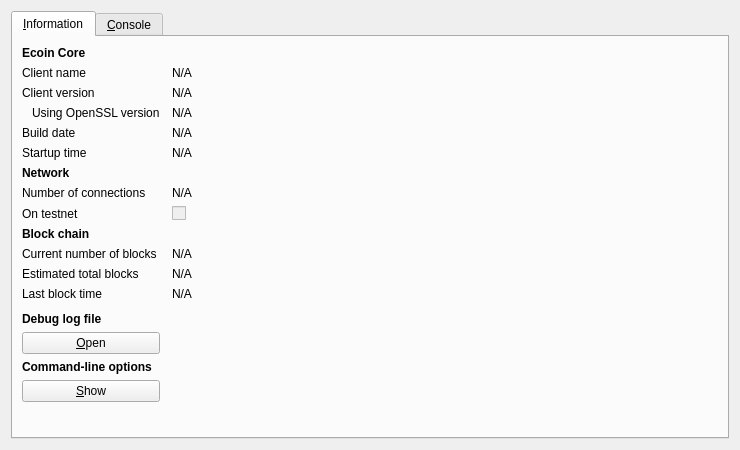
<?xml version="1.0" encoding="UTF-8"?>
<ui version="4.0">
 <class>RPCConsole</class>
 <widget class="QDialog" name="RPCConsole">
  <property name="geometry">
   <rect>
    <x>0</x>
    <y>0</y>
    <width>740</width>
    <height>450</height>
   </rect>
  </property>
  <property name="windowTitle">
   <string>Ecoin - Debug window</string>
  </property>
  <layout class="QVBoxLayout" name="verticalLayout_2">
   <item>
    <widget class="QTabWidget" name="tabWidget">
     <property name="currentIndex">
      <number>0</number>
     </property>
     <widget class="QWidget" name="tab_info">
      <attribute name="title">
       <string>&amp;Information</string>
      </attribute>
      <layout class="QGridLayout" name="gridLayout" columnstretch="0,1">
       <property name="horizontalSpacing">
        <number>12</number>
       </property>
       <item row="0" column="0">
        <widget class="QLabel" name="label_9">
         <property name="font">
          <font>
           <weight>75</weight>
           <bold>true</bold>
          </font>
         </property>
         <property name="text">
          <string>Ecoin Core</string>
         </property>
        </widget>
       </item>
       <item row="1" column="0">
        <widget class="QLabel" name="label_5">
         <property name="text">
          <string>Client name</string>
         </property>
        </widget>
       </item>
       <item row="1" column="1">
        <widget class="QLabel" name="clientName">
         <property name="cursor">
          <cursorShape>IBeamCursor</cursorShape>
         </property>
         <property name="text">
          <string>N/A</string>
         </property>
         <property name="textFormat">
          <enum>Qt::PlainText</enum>
         </property>
         <property name="textInteractionFlags">
          <set>Qt::LinksAccessibleByMouse|Qt::TextSelectableByKeyboard|Qt::TextSelectableByMouse</set>
         </property>
        </widget>
       </item>
       <item row="2" column="0">
        <widget class="QLabel" name="label_6">
         <property name="text">
          <string>Client version</string>
         </property>
        </widget>
       </item>
       <item row="2" column="1">
        <widget class="QLabel" name="clientVersion">
         <property name="cursor">
          <cursorShape>IBeamCursor</cursorShape>
         </property>
         <property name="text">
          <string>N/A</string>
         </property>
         <property name="textFormat">
          <enum>Qt::PlainText</enum>
         </property>
         <property name="textInteractionFlags">
          <set>Qt::LinksAccessibleByMouse|Qt::TextSelectableByKeyboard|Qt::TextSelectableByMouse</set>
         </property>
        </widget>
       </item>
       <item row="3" column="0">
        <widget class="QLabel" name="label_14">
         <property name="text">
          <string>Using OpenSSL version</string>
         </property>
         <property name="indent">
          <number>10</number>
         </property>
        </widget>
       </item>
       <item row="3" column="1">
        <widget class="QLabel" name="openSSLVersion">
         <property name="cursor">
          <cursorShape>IBeamCursor</cursorShape>
         </property>
         <property name="text">
          <string>N/A</string>
         </property>
         <property name="textFormat">
          <enum>Qt::PlainText</enum>
         </property>
         <property name="textInteractionFlags">
          <set>Qt::LinksAccessibleByMouse|Qt::TextSelectableByKeyboard|Qt::TextSelectableByMouse</set>
         </property>
        </widget>
       </item>
       <item row="4" column="0">
        <widget class="QLabel" name="label_12">
         <property name="text">
          <string>Build date</string>
         </property>
        </widget>
       </item>
       <item row="4" column="1">
        <widget class="QLabel" name="buildDate">
         <property name="cursor">
          <cursorShape>IBeamCursor</cursorShape>
         </property>
         <property name="text">
          <string>N/A</string>
         </property>
         <property name="textFormat">
          <enum>Qt::PlainText</enum>
         </property>
         <property name="textInteractionFlags">
          <set>Qt::LinksAccessibleByMouse|Qt::TextSelectableByKeyboard|Qt::TextSelectableByMouse</set>
         </property>
        </widget>
       </item>
       <item row="5" column="0">
        <widget class="QLabel" name="label_13">
         <property name="text">
          <string>Startup time</string>
         </property>
        </widget>
       </item>
       <item row="5" column="1">
        <widget class="QLabel" name="startupTime">
         <property name="cursor">
          <cursorShape>IBeamCursor</cursorShape>
         </property>
         <property name="text">
          <string>N/A</string>
         </property>
         <property name="textFormat">
          <enum>Qt::PlainText</enum>
         </property>
         <property name="textInteractionFlags">
          <set>Qt::LinksAccessibleByMouse|Qt::TextSelectableByKeyboard|Qt::TextSelectableByMouse</set>
         </property>
        </widget>
       </item>
       <item row="6" column="0">
        <widget class="QLabel" name="label_11">
         <property name="font">
          <font>
           <weight>75</weight>
           <bold>true</bold>
          </font>
         </property>
         <property name="text">
          <string>Network</string>
         </property>
        </widget>
       </item>
       <item row="7" column="0">
        <widget class="QLabel" name="label_7">
         <property name="text">
          <string>Number of connections</string>
         </property>
        </widget>
       </item>
       <item row="7" column="1">
        <widget class="QLabel" name="numberOfConnections">
         <property name="cursor">
          <cursorShape>IBeamCursor</cursorShape>
         </property>
         <property name="text">
          <string>N/A</string>
         </property>
         <property name="textFormat">
          <enum>Qt::PlainText</enum>
         </property>
         <property name="textInteractionFlags">
          <set>Qt::LinksAccessibleByMouse|Qt::TextSelectableByKeyboard|Qt::TextSelectableByMouse</set>
         </property>
        </widget>
       </item>
       <item row="8" column="0">
        <widget class="QLabel" name="label_8">
         <property name="text">
          <string>On testnet</string>
         </property>
        </widget>
       </item>
       <item row="8" column="1">
        <widget class="QCheckBox" name="isTestNet">
         <property name="enabled">
          <bool>false</bool>
         </property>
         <property name="text">
          <string/>
         </property>
        </widget>
       </item>
       <item row="9" column="0">
        <widget class="QLabel" name="label_10">
         <property name="font">
          <font>
           <weight>75</weight>
           <bold>true</bold>
          </font>
         </property>
         <property name="text">
          <string>Block chain</string>
         </property>
        </widget>
       </item>
       <item row="10" column="0">
        <widget class="QLabel" name="label_3">
         <property name="text">
          <string>Current number of blocks</string>
         </property>
        </widget>
       </item>
       <item row="10" column="1">
        <widget class="QLabel" name="numberOfBlocks">
         <property name="cursor">
          <cursorShape>IBeamCursor</cursorShape>
         </property>
         <property name="text">
          <string>N/A</string>
         </property>
         <property name="textFormat">
          <enum>Qt::PlainText</enum>
         </property>
         <property name="textInteractionFlags">
          <set>Qt::LinksAccessibleByMouse|Qt::TextSelectableByKeyboard|Qt::TextSelectableByMouse</set>
         </property>
        </widget>
       </item>
       <item row="11" column="0">
        <widget class="QLabel" name="label_4">
         <property name="text">
          <string>Estimated total blocks</string>
         </property>
        </widget>
       </item>
       <item row="11" column="1">
        <widget class="QLabel" name="totalBlocks">
         <property name="cursor">
          <cursorShape>IBeamCursor</cursorShape>
         </property>
         <property name="text">
          <string>N/A</string>
         </property>
         <property name="textFormat">
          <enum>Qt::PlainText</enum>
         </property>
         <property name="textInteractionFlags">
          <set>Qt::LinksAccessibleByMouse|Qt::TextSelectableByKeyboard|Qt::TextSelectableByMouse</set>
         </property>
        </widget>
       </item>
       <item row="12" column="0">
        <widget class="QLabel" name="label_2">
         <property name="text">
          <string>Last block time</string>
         </property>
        </widget>
       </item>
       <item row="12" column="1">
        <widget class="QLabel" name="lastBlockTime">
         <property name="cursor">
          <cursorShape>IBeamCursor</cursorShape>
         </property>
         <property name="text">
          <string>N/A</string>
         </property>
         <property name="textFormat">
          <enum>Qt::PlainText</enum>
         </property>
         <property name="textInteractionFlags">
          <set>Qt::LinksAccessibleByMouse|Qt::TextSelectableByKeyboard|Qt::TextSelectableByMouse</set>
         </property>
        </widget>
       </item>
       <item row="13" column="0">
        <spacer name="verticalSpacer_2">
         <property name="orientation">
          <enum>Qt::Vertical</enum>
         </property>
         <property name="sizeHint" stdset="0">
          <size>
           <width>20</width>
           <height>20</height>
          </size>
         </property>
        </spacer>
       </item>
       <item row="14" column="0">
        <widget class="QLabel" name="labelDebugLogfile">
         <property name="font">
          <font>
           <weight>75</weight>
           <bold>true</bold>
          </font>
         </property>
         <property name="text">
          <string>Debug log file</string>
         </property>
        </widget>
       </item>
       <item row="15" column="0">
        <widget class="QPushButton" name="openDebugLogfileButton">
         <property name="toolTip">
          <string>Open the Ecoin debug log file from the current data directory. This can take a few seconds for large log files.</string>
         </property>
         <property name="text">
          <string>&amp;Open</string>
         </property>
         <property name="autoDefault">
          <bool>false</bool>
         </property>
        </widget>
       </item>
       <item row="16" column="0">
        <widget class="QLabel" name="labelCLOptions">
         <property name="font">
          <font>
           <weight>75</weight>
           <bold>true</bold>
          </font>
         </property>
         <property name="text">
          <string>Command-line options</string>
         </property>
        </widget>
       </item>
       <item row="17" column="0">
        <widget class="QPushButton" name="showCLOptionsButton">
         <property name="toolTip">
          <string>Show the Ecoin-Qt help message to get a list with possible Ecoin command-line options.</string>
         </property>
         <property name="text">
          <string>&amp;Show</string>
         </property>
         <property name="autoDefault">
          <bool>false</bool>
         </property>
        </widget>
       </item>
       <item row="18" column="0">
        <spacer name="verticalSpacer">
         <property name="orientation">
          <enum>Qt::Vertical</enum>
         </property>
         <property name="sizeHint" stdset="0">
          <size>
           <width>20</width>
           <height>40</height>
          </size>
         </property>
        </spacer>
       </item>
      </layout>
     </widget>
     <widget class="QWidget" name="tab_console">
      <attribute name="title">
       <string>&amp;Console</string>
      </attribute>
      <layout class="QVBoxLayout" name="verticalLayout_3">
       <property name="spacing">
        <number>3</number>
       </property>
       <item>
        <widget class="QTextEdit" name="messagesWidget">
         <property name="minimumSize">
          <size>
           <width>0</width>
           <height>100</height>
          </size>
         </property>
         <property name="readOnly">
          <bool>true</bool>
         </property>
         <property name="tabKeyNavigation" stdset="0">
          <bool>false</bool>
         </property>
         <property name="columnCount" stdset="0">
          <number>2</number>
         </property>
        </widget>
       </item>
       <item>
        <layout class="QHBoxLayout" name="horizontalLayout">
         <property name="spacing">
          <number>3</number>
         </property>
         <item>
          <widget class="QLabel" name="label">
           <property name="text">
            <string notr="true">&gt;</string>
           </property>
          </widget>
         </item>
         <item>
          <widget class="QLineEdit" name="lineEdit"/>
         </item>
         <item>
          <widget class="QPushButton" name="clearButton">
           <property name="maximumSize">
            <size>
             <width>24</width>
             <height>24</height>
            </size>
           </property>
           <property name="toolTip">
            <string>Clear console</string>
           </property>
           <property name="text">
            <string/>
           </property>
           <property name="icon">
            <iconset resource="../ecoin.qrc">
             <normaloff>:/icons/remove</normaloff>:/icons/remove</iconset>
           </property>
           <property name="shortcut">
            <string notr="true">Ctrl+L</string>
           </property>
           <property name="autoDefault">
            <bool>false</bool>
           </property>
          </widget>
         </item>
        </layout>
       </item>
      </layout>
     </widget>
    </widget>
   </item>
  </layout>
 </widget>
 <resources>
  <include location="../ecoin.qrc"/>
 </resources>
 <connections/>
</ui>
